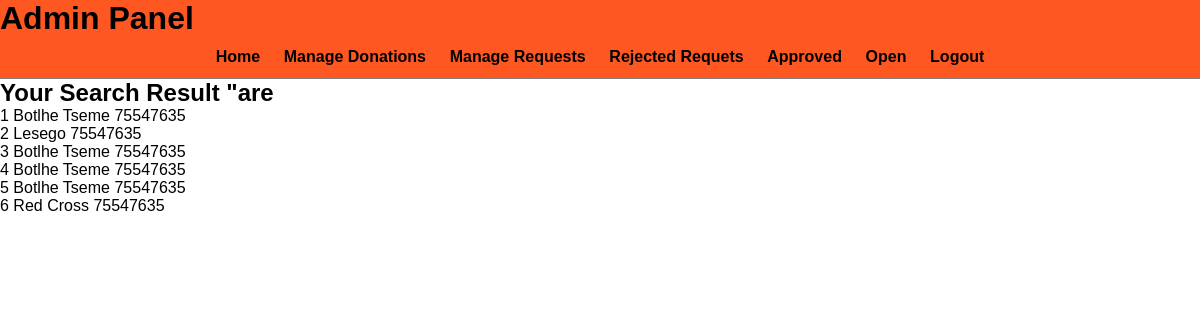
Screenshot of /admin/search.php (signed in) with the database file from the repository.
### tables this page shows
CREATE TABLE `co_register` (
  `id` int(100) NOT NULL,
  `name` varchar(100) NOT NULL,
  `username` varchar(100) NOT NULL,
  `number` int(100) NOT NULL,
  `password` varchar(100) NOT NULL
);

### admin/search.php (the view, shortened to what this page needs)
  <?php  include('./partials/menu.php');   ?>
      <section class="res-search text_center">
        <div class="container">
        <?php
          $search=$_POST['search'];
        ?>
            <h2>Your Search Result "<?php echo "are"; ?></h2>
        </div>
    </section>
      <section class="container">
                <?php
            $sql2= "SELECT * FROM co_register   WHERE name  LIKE '%$search%' OR number LIKE '%$search%'  ";
            $res2=mysqli_query($conn,  $sql2 );
            $count2=mysqli_num_rows($res2);
            if($count2>0 )
            {
              while($row=mysqli_fetch_assoc($res2))
              {
                   $id = $row['id'];
                       $number= $row['number'];
                         $name= $row['name'];
              ?>
                      <td>
 <?php echo $id ?>
                      </td>
<?php echo $name ?>
                      <td>
 <?php echo $number; ?>
                      </td>
                        <br>
              <?php
              }
            }
            else{
                  echo  "<div class='error'> No Records Of Such Names Exist .</div> ";
            }
                ?>
      </section>
</body>
</html>

### admin/css/style.css (style rules this page uses)
* { margin: 0 ; padding: 0; font-family: Arial, Helvetica, sans-serif; font: white; }

### rows the page displays
co_register: id "1", name "Botlhe Tseme", number "75547635"
co_register: id "2", name "Lesego", number "75547635"
co_register: id "3", name "Botlhe Tseme", number "75547635"
co_register: id "4", name "Botlhe Tseme", number "75547635"
co_register: id "5", name "Botlhe Tseme", number "75547635"
co_register: id "6", name "Red Cross", number "75547635"
